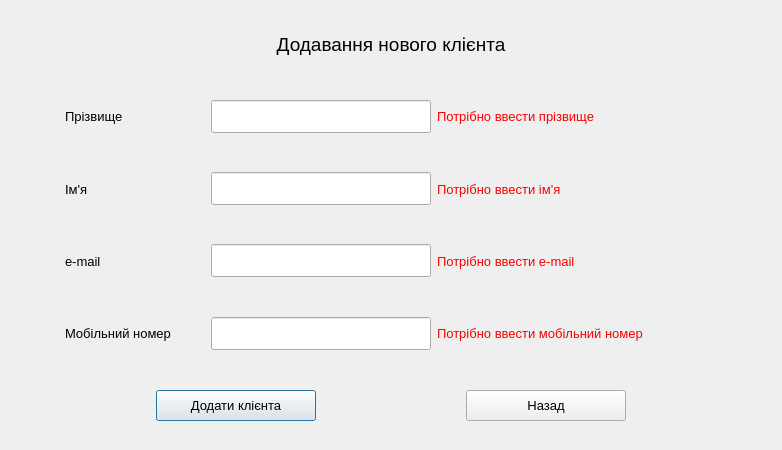
<?xml version="1.0" encoding="UTF-8"?>
<ui version="4.0">
 <class>Update_Customers</class>
 <widget class="QDialog" name="Update_Customers">
  <property name="geometry">
   <rect>
    <x>0</x>
    <y>0</y>
    <width>782</width>
    <height>450</height>
   </rect>
  </property>
  <property name="minimumSize">
   <size>
    <width>0</width>
    <height>450</height>
   </size>
  </property>
  <property name="maximumSize">
   <size>
    <width>782</width>
    <height>450</height>
   </size>
  </property>
  <property name="windowTitle">
   <string>Dialog</string>
  </property>
  <layout class="QVBoxLayout" name="verticalLayout">
   <item>
    <widget class="QLabel" name="label_12">
     <property name="font">
      <font>
       <pointsize>14</pointsize>
      </font>
     </property>
     <property name="text">
      <string>Додавання нового клієнта</string>
     </property>
     <property name="alignment">
      <set>Qt::AlignCenter</set>
     </property>
    </widget>
   </item>
   <item>
    <layout class="QHBoxLayout" name="horizontalLayout">
     <item>
      <widget class="QLabel" name="label">
       <property name="text">
        <string/>
       </property>
      </widget>
     </item>
     <item>
      <widget class="QLabel" name="surnameLabel">
       <property name="minimumSize">
        <size>
         <width>140</width>
         <height>0</height>
        </size>
       </property>
       <property name="maximumSize">
        <size>
         <width>140</width>
         <height>16777215</height>
        </size>
       </property>
       <property name="font">
        <font>
         <pointsize>10</pointsize>
        </font>
       </property>
       <property name="text">
        <string>Прізвище</string>
       </property>
      </widget>
     </item>
     <item>
      <widget class="QLineEdit" name="surnameLineEdit">
       <property name="minimumSize">
        <size>
         <width>200</width>
         <height>0</height>
        </size>
       </property>
       <property name="maximumSize">
        <size>
         <width>220</width>
         <height>16777215</height>
        </size>
       </property>
       <property name="font">
        <font>
         <pointsize>10</pointsize>
        </font>
       </property>
       <property name="styleSheet">
        <string notr="true">padding: 7;
</string>
       </property>
      </widget>
     </item>
     <item>
      <widget class="QLabel" name="surnameErrorMessageLabel">
       <property name="minimumSize">
        <size>
         <width>280</width>
         <height>0</height>
        </size>
       </property>
       <property name="font">
        <font>
         <pointsize>10</pointsize>
        </font>
       </property>
       <property name="styleSheet">
        <string notr="true">color: red;</string>
       </property>
       <property name="text">
        <string>Потрібно ввести прізвище</string>
       </property>
      </widget>
     </item>
     <item>
      <widget class="QLabel" name="label_5">
       <property name="text">
        <string/>
       </property>
      </widget>
     </item>
    </layout>
   </item>
   <item>
    <layout class="QHBoxLayout" name="horizontalLayout_2">
     <item>
      <widget class="QLabel" name="label_2">
       <property name="text">
        <string/>
       </property>
      </widget>
     </item>
     <item>
      <widget class="QLabel" name="nameLabel">
       <property name="minimumSize">
        <size>
         <width>140</width>
         <height>0</height>
        </size>
       </property>
       <property name="maximumSize">
        <size>
         <width>140</width>
         <height>16777215</height>
        </size>
       </property>
       <property name="font">
        <font>
         <pointsize>10</pointsize>
        </font>
       </property>
       <property name="text">
        <string>Ім'я</string>
       </property>
      </widget>
     </item>
     <item>
      <widget class="QLineEdit" name="nameLineEdit">
       <property name="minimumSize">
        <size>
         <width>200</width>
         <height>0</height>
        </size>
       </property>
       <property name="maximumSize">
        <size>
         <width>220</width>
         <height>16777215</height>
        </size>
       </property>
       <property name="font">
        <font>
         <pointsize>10</pointsize>
        </font>
       </property>
       <property name="styleSheet">
        <string notr="true">padding: 7;
</string>
       </property>
      </widget>
     </item>
     <item>
      <widget class="QLabel" name="nameErrorMessageLabel">
       <property name="minimumSize">
        <size>
         <width>280</width>
         <height>0</height>
        </size>
       </property>
       <property name="font">
        <font>
         <pointsize>10</pointsize>
        </font>
       </property>
       <property name="styleSheet">
        <string notr="true">color: red;</string>
       </property>
       <property name="text">
        <string>Потрібно ввести ім'я</string>
       </property>
      </widget>
     </item>
     <item>
      <widget class="QLabel" name="label_6">
       <property name="text">
        <string/>
       </property>
      </widget>
     </item>
    </layout>
   </item>
   <item>
    <layout class="QHBoxLayout" name="horizontalLayout_3">
     <item>
      <widget class="QLabel" name="label_3">
       <property name="text">
        <string/>
       </property>
      </widget>
     </item>
     <item>
      <widget class="QLabel" name="emailLabel">
       <property name="minimumSize">
        <size>
         <width>140</width>
         <height>0</height>
        </size>
       </property>
       <property name="maximumSize">
        <size>
         <width>140</width>
         <height>16777215</height>
        </size>
       </property>
       <property name="font">
        <font>
         <pointsize>10</pointsize>
        </font>
       </property>
       <property name="text">
        <string>e-mail</string>
       </property>
      </widget>
     </item>
     <item>
      <widget class="QLineEdit" name="emailLineEdit">
       <property name="minimumSize">
        <size>
         <width>200</width>
         <height>0</height>
        </size>
       </property>
       <property name="maximumSize">
        <size>
         <width>220</width>
         <height>16777215</height>
        </size>
       </property>
       <property name="font">
        <font>
         <pointsize>10</pointsize>
        </font>
       </property>
       <property name="styleSheet">
        <string notr="true">padding: 7;
</string>
       </property>
      </widget>
     </item>
     <item>
      <widget class="QLabel" name="emailErrorMessageLabel">
       <property name="minimumSize">
        <size>
         <width>280</width>
         <height>0</height>
        </size>
       </property>
       <property name="font">
        <font>
         <pointsize>10</pointsize>
        </font>
       </property>
       <property name="styleSheet">
        <string notr="true">color: red;</string>
       </property>
       <property name="text">
        <string>Потрібно ввести e-mail</string>
       </property>
      </widget>
     </item>
     <item>
      <widget class="QLabel" name="label_7">
       <property name="text">
        <string/>
       </property>
      </widget>
     </item>
    </layout>
   </item>
   <item>
    <layout class="QHBoxLayout" name="horizontalLayout_4">
     <item>
      <widget class="QLabel" name="label_4">
       <property name="text">
        <string/>
       </property>
      </widget>
     </item>
     <item>
      <widget class="QLabel" name="phoneNumberLabel">
       <property name="minimumSize">
        <size>
         <width>140</width>
         <height>0</height>
        </size>
       </property>
       <property name="maximumSize">
        <size>
         <width>140</width>
         <height>16777215</height>
        </size>
       </property>
       <property name="font">
        <font>
         <pointsize>10</pointsize>
        </font>
       </property>
       <property name="text">
        <string>Мобільний номер</string>
       </property>
      </widget>
     </item>
     <item>
      <widget class="QLineEdit" name="phoneNumberLineEdit">
       <property name="minimumSize">
        <size>
         <width>200</width>
         <height>0</height>
        </size>
       </property>
       <property name="maximumSize">
        <size>
         <width>220</width>
         <height>16777215</height>
        </size>
       </property>
       <property name="font">
        <font>
         <pointsize>10</pointsize>
        </font>
       </property>
       <property name="styleSheet">
        <string notr="true">padding: 7;
</string>
       </property>
      </widget>
     </item>
     <item>
      <widget class="QLabel" name="phoneNumberErrorMessageLabel">
       <property name="minimumSize">
        <size>
         <width>280</width>
         <height>0</height>
        </size>
       </property>
       <property name="font">
        <font>
         <pointsize>10</pointsize>
        </font>
       </property>
       <property name="styleSheet">
        <string notr="true">color: red;</string>
       </property>
       <property name="text">
        <string>Потрібно ввести мобільний номер</string>
       </property>
      </widget>
     </item>
     <item>
      <widget class="QLabel" name="label_8">
       <property name="text">
        <string/>
       </property>
      </widget>
     </item>
    </layout>
   </item>
   <item>
    <layout class="QHBoxLayout" name="horizontalLayout_5">
     <item>
      <widget class="QLabel" name="label_9">
       <property name="text">
        <string/>
       </property>
      </widget>
     </item>
     <item>
      <widget class="QPushButton" name="addCustomersPushButton">
       <property name="minimumSize">
        <size>
         <width>160</width>
         <height>0</height>
        </size>
       </property>
       <property name="maximumSize">
        <size>
         <width>170</width>
         <height>16777215</height>
        </size>
       </property>
       <property name="font">
        <font>
         <pointsize>10</pointsize>
        </font>
       </property>
       <property name="styleSheet">
        <string notr="true">padding: 7;
</string>
       </property>
       <property name="text">
        <string>Додати клієнта</string>
       </property>
      </widget>
     </item>
     <item>
      <widget class="QLabel" name="label_10">
       <property name="text">
        <string/>
       </property>
      </widget>
     </item>
     <item>
      <widget class="QPushButton" name="backPushButton">
       <property name="minimumSize">
        <size>
         <width>160</width>
         <height>0</height>
        </size>
       </property>
       <property name="maximumSize">
        <size>
         <width>170</width>
         <height>16777215</height>
        </size>
       </property>
       <property name="font">
        <font>
         <pointsize>10</pointsize>
        </font>
       </property>
       <property name="styleSheet">
        <string notr="true">padding: 7;
</string>
       </property>
       <property name="text">
        <string>Назад</string>
       </property>
      </widget>
     </item>
     <item>
      <widget class="QLabel" name="label_11">
       <property name="text">
        <string/>
       </property>
      </widget>
     </item>
    </layout>
   </item>
  </layout>
 </widget>
 <resources/>
 <connections/>
</ui>
